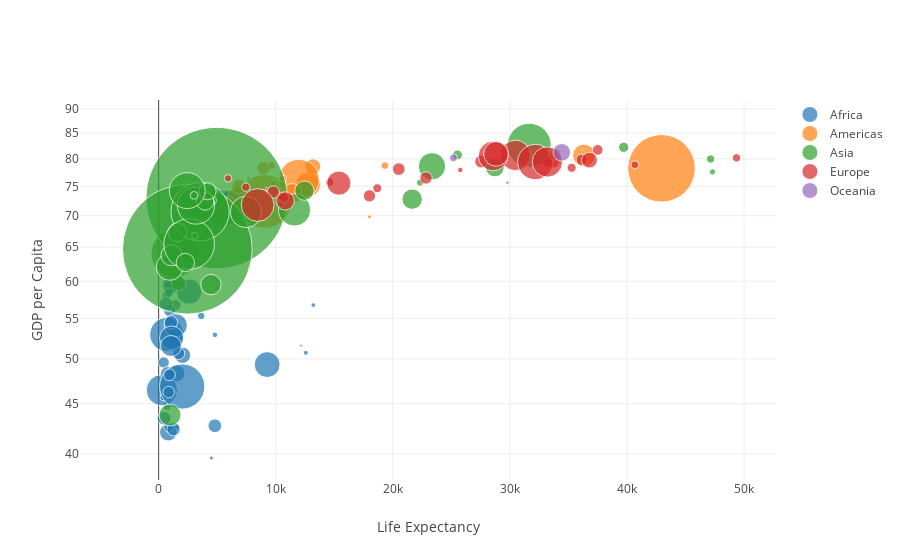

The cell this chart's notebook holds for it:
### Code cell
iplot({
    'data': [
        Scatter(x=df[continent+', x'],
                y=df[continent+', y'],
                text=df[continent+', text'],
                marker=Marker(size=df[continent+', size'], sizemode='area', sizeref=131868,),
                mode='markers',
                name=continent) for continent in ['Africa', 'Americas', 'Asia', 'Europe', 'Oceania']
    ],
    'layout': Layout(xaxis=XAxis(title='Life Expectancy'), yaxis=YAxis(title='GDP per Capita', type='log'))
}, show_link=False)

### Figure 1 — Plotly figure (JSON) as saved in the notebook; plotly's stock layout.template omitted (floating-point values rounded to 4 significant figures)
{"data": [{"marker": {"size": [33333216, 12420476, 8078314, 1639131, 14326203, 8390505, 17696293, 4369038, 10238807, 710960, 64606759, 3800610, 18013409, 496374, 80264543, 551201, 4906585, 76511887, 1454867, 1688359, 22873338, 9947814, 1472041, 35610177, 2012649, 3193942, 6036914, 19167654, 13327079, 12031795, 3270065, 1250882, 33757175, 19951656, 2055080, 12894865, 135031164, 798094, 8860588, 199579, 12267493, 6144562, 9118773, 43997828, 42292929, 1133066, 38139640, 5701579, 10276158, 29170398, 11746035, 12311143], "sizemode": "area", "sizeref": 131868}, "mode": "markers", "name": "Africa", "text": ["Country: Algeria    <br>Life Expectancy: 72.301 years    <br>GDP per capita: 6223.367465 $    <br>Population: 33.333216 million", "Country: Angola    <br>Life Expectancy: 42.731 years    <br>GDP per capita: 4797.231267 $    <br>Population: 12.420476 million", "Country: Benin    <br>Life Expectancy: 56.728 years    <br>GDP per capita: 1441.284873 $    <br>Population: 8.078314 million", "Country: Botswana    <br>Life Expectancy: 50.728 years    <br>GDP per capita: 12569.85177 $    <br>Population: 1.639131 million", "Country: Burkina Faso    <br>Life Expectancy: 52.295 years    <br>GDP per capita: 1217.032994 $    <br>Population: 14.326203 million", "Country: Burundi    <br>Life Expectancy: 49.58 years    <br>GDP per capita: 430.0706916 $    <br>Population: 8.390505 million", "Country: Cameroon    <br>Life Expectancy: 50.43 years    <br>GDP per capita: 2042.09524 $    <br>Population: 17.696293 million", "Country: Central African Republic    <br>Life Expectancy: 44.741 years    <br>GDP per capita: 706.016537 $    <br>Population: 4.369038 million", "Country: Chad    <br>Life Expectancy: 50.651 years    <br>GDP per capita: 1704.063724 $    <br>Population: 10.238807 million", "Country: Comoros    <br>Life Expectancy: 65.152 years    <br>GDP per capita: 986.1478792 $    <br>Population: 0.71096 million", "\"Country: Congo, Dem. Rep.    <br>Life Expectancy: 46.462 years    <br>GDP per capita: 277.5518587 $    <br>Population: 64.606759 million\"", "\"Country: Congo, Rep.    <br>Life Expectancy: 55.322 years    <br>GDP per capita: 3632.557798 $    <br>Population: 3.80061 million\"", "Country: Cote d'Ivoire    <br>Life Expectancy: 48.328 years    <br>GDP per capita: 1544.750112 $    <br>Population: 18.013409 million", "Country: Djibouti    <br>Life Expectancy: 54.791 years    <br>GDP per capita: 2082.481567 $    <br>Population: 0.496374 million", "Country: Egypt    <br>Life Expectancy: 71.338 years    <br>GDP per capita: 5581.180998 $    <br>Population: 80.264543 million", "Country: Equatorial Guinea    <br>Life Expectancy: 51.579 years    <br>GDP per capita: 12154.08975 $    <br>Population: 0.551201 million", "Country: Eritrea    <br>Life Expectancy: 58.04 years    <br>GDP per capita: 641.3695236 $    <br>Population: 4.906585 million", "Country: Ethiopia    <br>Life Expectancy: 52.947 years    <br>GDP per capita: 690.8055759 $    <br>Population: 76.511887 million", "Country: Gabon    <br>Life Expectancy: 56.735 years    <br>GDP per capita: 13206.48452 $    <br>Population: 1.454867 million", "Country: Gambia    <br>Life Expectancy: 59.448 years    <br>GDP per capita: 752.7497265 $    <br>Population: 1.688359 million", "Country: Ghana    <br>Life Expectancy: 60.022 years    <br>GDP per capita: 1327.60891 $    <br>Population: 22.873338 million", "Country: Guinea    <br>Life Expectancy: 56.007 years    <br>GDP per capita: 942.6542111 $    <br>Population: 9.947814 million", "Country: Guinea-Bissau    <br>Life Expectancy: 46.388 years    <br>GDP per capita: 579.231743 $    <br>Population: 1.472041 million", "Country: Kenya    <br>Life Expectancy: 54.11 years    <br>GDP per capita: 1463.249282 $    <br>Population: 35.610177 million", "Country: Lesotho    <br>Life Expectancy: 42.592 years    <br>GDP per capita: 1569.331442 $    <br>Population: 2.012649 million", "Country: Liberia    <br>Life Expectancy: 45.678 years    <br>GDP per capita: 414.5073415 $    <br>Population: 3.193942 million", "Country: Libya    <br>Life Expectancy: 73.952 years    <br>GDP per capita: 12057.49928 $    <br>Population: 6.036914 million", "Country: Madagascar    <br>Life Expectancy: 59.443 years    <br>GDP per capita: 1044.770126 $    <br>Population: 19.167654 million", "Country: Malawi    <br>Life Expectancy: 48.303 years    <br>GDP per capita: 759.3499101 $    <br>Population: 13.327079 million", "Country: Mali    <br>Life Expectancy: 54.467 years    <br>GDP per capita: 1042.581557 $    <br>Population: 12.031795 million", "Country: Mauritania    <br>Life Expectancy: 64.164 years    <br>GDP per capita: 1803.151496 $    <br>Population: 3.270065 million", "Country: Mauritius    <br>Life Expectancy: 72.801 years    <br>GDP per capita: 10956.99112 $    <br>Population: 1.250882 million", "Country: Morocco    <br>Life Expectancy: 71.164 years    <br>GDP per capita: 3820.17523 $    <br>Population: 33.757175 million", "Country: Mozambique    <br>Life Expectancy: 42.082 years    <br>GDP per capita: 823.6856205 $    <br>Population: 19.951656 million", "Country: Namibia    <br>Life Expectancy: 52.906 years    <br>GDP per capita: 4811.060429 $    <br>Population: 2.05508 million", "Country: Niger    <br>Life Expectancy: 56.867 years    <br>GDP per capita: 619.6768924 $    <br>Population: 12.894865 million", "Country: Nigeria    <br>Life Expectancy: 46.859 years    <br>GDP per capita: 2013.977305 $    <br>Population: 135.031164 million", "Country: Reunion    <br>Life Expectancy: 76.442 years    <br>GDP per capita: 7670.122558 $    <br>Population: 0.798094 million", "Country: Rwanda    <br>Life Expectancy: 46.242 years    <br>GDP per capita: 863.0884639 $    <br>Population: 8.860588 million", "Country: Sao Tome and Principe    <br>Life Expectancy: 65.528 years    <br>GDP per capita: 1598.435089 $    <br>Population: 0.199579 million", "Country: Senegal    <br>Life Expectancy: 63.062 years    <br>GDP per capita: 1712.472136 $    <br>Population: 12.267493 million", "Country: Sierra Leone    <br>Life Expectancy: 42.568 years    <br>GDP per capita: 862.5407561 $    <br>Population: 6.144562 million", "Country: Somalia    <br>Life Expectancy: 48.159 years    <br>GDP per capita: 926.1410683 $    <br>Population: 9.118773 million", "Country: South Africa    <br>Life Expectancy: 49.339 years    <br>GDP per capita: 9269.657808 $    <br>Population: 43.997828 million", "Country: Sudan    <br>Life Expectancy: 58.556 years    <br>GDP per capita: 2602.394995 $    <br>Population: 42.292929 million", "Country: Swaziland    <br>Life Expectancy: 39.613 years    <br>GDP per capita: 4513.480643 $    <br>Population: 1.133066 million", "Country: Tanzania    <br>Life Expectancy: 52.517 years    <br>GDP per capita: 1107.482182 $    <br>Population: 38.13964 million", "Country: Togo    <br>Life Expectancy: 58.42 years    <br>GDP per capita: 882.9699438 $    <br>Population: 5.701579 million", "Country: Tunisia    <br>Life Expectancy: 73.923 years    <br>GDP per capita: 7092.923025 $    <br>Population: 10.276158 million", "Country: Uganda    <br>Life Expectancy: 51.542 years    <br>GDP per capita: 1056.380121 $    <br>Population: 29.170398 million", "Country: Zambia    <br>Life Expectancy: 42.384 years    <br>GDP per capita: 1271.211593 $    <br>Population: 11.746035 million", "Country: Zimbabwe    <br>Life Expectancy: 43.487 years    <br>GDP per capita: 469.7092981 $    <br>Population: 12.311143 million"], "type": "scatter", "x": [6223.0, 4797.0, 1441.0, 12570.0, 1217.0, 430.1, 2042.0, 706.0, 1704.0, 986.1, 277.6, 3633.0, 1545.0, 2082.0, 5581.0, 12150.0, 641.4, 690.8, 13210.0, 752.7, 1328.0, 942.7, 579.2, 1463.0, 1569.0, 414.5, 12060.0, 1045.0, 759.3, 1043.0, 1803.0, 10960.0, 3820.0, 823.7, 4811.0, 619.7, 2014.0, 7670.0, 863.1, 1598.0, 1712.0, 862.5, 926.1, 9270.0, 2602.0, 4513.0, 1107.0, 883.0, 7093.0, 1056.0, 1271.0, 469.7], "y": [72.3, 42.73, 56.73, 50.73, 52.3, 49.58, 50.43, 44.74, 50.65, 65.15, 46.46, 55.32, 48.33, 54.79, 71.34, 51.58, 58.04, 52.95, 56.73, 59.45, 60.02, 56.01, 46.39, 54.11, 42.59, 45.68, 73.95, 59.44, 48.3, 54.47, 64.16, 72.8, 71.16, 42.08, 52.91, 56.87, 46.86, 76.44, 46.24, 65.53, 63.06, 42.57, 48.16, 49.34, 58.56, 39.61, 52.52, 58.42, 73.92, 51.54, 42.38, 43.49]}, {"marker": {"size": [40301927, 9119152, 190010647, 33390141, 16284741, 44227550, 4133884, 11416987, 9319622, 13755680, 6939688, 12572928, 8502814, 7483763, 2780132, 108700891, 5675356, 3242173, 6667147, 28674757, 3942491, 1056608, 301139947, 3447496, 26084662, null, null, null, null, null, null, null, null, null, null, null, null, null, null, null, null, null, null, null, null, null, null, null, null, null, null, null], "sizemode": "area", "sizeref": 131868}, "mode": "markers", "name": "Americas", "text": ["Country: Argentina    <br>Life Expectancy: 75.32 years    <br>GDP per capita: 12779.37964 $    <br>Population: 40.301927 million", "Country: Bolivia    <br>Life Expectancy: 65.554 years    <br>GDP per capita: 3822.137084 $    <br>Population: 9.119152 million", "Country: Brazil    <br>Life Expectancy: 72.39 years    <br>GDP per capita: 9065.800825 $    <br>Population: 190.010647 million", "Country: Canada    <br>Life Expectancy: 80.653 years    <br>GDP per capita: 36319.23501 $    <br>Population: 33.390141 million", "Country: Chile    <br>Life Expectancy: 78.553 years    <br>GDP per capita: 13171.63885 $    <br>Population: 16.284741 million", "Country: Colombia    <br>Life Expectancy: 72.889 years    <br>GDP per capita: 7006.580419 $    <br>Population: 44.22755 million", "Country: Costa Rica    <br>Life Expectancy: 78.782 years    <br>GDP per capita: 9645.06142 $    <br>Population: 4.133884 million", "Country: Cuba    <br>Life Expectancy: 78.273 years    <br>GDP per capita: 8948.102923 $    <br>Population: 11.416987 million", "Country: Dominican Republic    <br>Life Expectancy: 72.235 years    <br>GDP per capita: 6025.374752 $    <br>Population: 9.319622 million", "Country: Ecuador    <br>Life Expectancy: 74.994 years    <br>GDP per capita: 6873.262326 $    <br>Population: 13.75568 million", "Country: El Salvador    <br>Life Expectancy: 71.878 years    <br>GDP per capita: 5728.353514 $    <br>Population: 6.939688 million", "Country: Guatemala    <br>Life Expectancy: 70.259 years    <br>GDP per capita: 5186.050003 $    <br>Population: 12.572928 million", "Country: Haiti    <br>Life Expectancy: 60.916 years    <br>GDP per capita: 1201.637154 $    <br>Population: 8.502814 million", "Country: Honduras    <br>Life Expectancy: 70.198 years    <br>GDP per capita: 3548.330846 $    <br>Population: 7.483763 million", "Country: Jamaica    <br>Life Expectancy: 72.567 years    <br>GDP per capita: 7320.880262 $    <br>Population: 2.780132 million", "Country: Mexico    <br>Life Expectancy: 76.195 years    <br>GDP per capita: 11977.57496 $    <br>Population: 108.700891 million", "Country: Nicaragua    <br>Life Expectancy: 72.899 years    <br>GDP per capita: 2749.320965 $    <br>Population: 5.675356 million", "Country: Panama    <br>Life Expectancy: 75.537 years    <br>GDP per capita: 9809.185636 $    <br>Population: 3.242173 million", "Country: Paraguay    <br>Life Expectancy: 71.752 years    <br>GDP per capita: 4172.838464 $    <br>Population: 6.667147 million", "Country: Peru    <br>Life Expectancy: 71.421 years    <br>GDP per capita: 7408.905561 $    <br>Population: 28.674757 million", "Country: Puerto Rico    <br>Life Expectancy: 78.746 years    <br>GDP per capita: 19328.70901 $    <br>Population: 3.942491 million", "Country: Trinidad and Tobago    <br>Life Expectancy: 69.819 years    <br>GDP per capita: 18008.50924 $    <br>Population: 1.056608 million", "Country: United States    <br>Life Expectancy: 78.242 years    <br>GDP per capita: 42951.65309 $    <br>Population: 301.139947 million", "Country: Uruguay    <br>Life Expectancy: 76.384 years    <br>GDP per capita: 10611.46299 $    <br>Population: 3.447496 million", "Country: Venezuela    <br>Life Expectancy: 73.747 years    <br>GDP per capita: 11415.80569 $    <br>Population: 26.084662 million", null, null, null, null, null, null, null, null, null, null, null, null, null, null, null, null, null, null, null, null, null, null, null, null, null, null, null], "type": "scatter", "x": [12780.0, 3822.0, 9066.0, 36320.0, 13170.0, 7007.0, 9645.0, 8948.0, 6025.0, 6873.0, 5728.0, 5186.0, 1202.0, 3548.0, 7321.0, 11980.0, 2749.0, 9809.0, 4173.0, 7409.0, 19330.0, 18010.0, 42950.0, 10610.0, 11420.0, null, null, null, null, null, null, null, null, null, null, null, null, null, null, null, null, null, null, null, null, null, null, null, null, null, null, null], "y": [75.32, 65.55, 72.39, 80.65, 78.55, 72.89, 78.78, 78.27, 72.23, 74.99, 71.88, 70.26, 60.92, 70.2, 72.57, 76.19, 72.9, 75.54, 71.75, 71.42, 78.75, 69.82, 78.24, 76.38, 73.75, null, null, null, null, null, null, null, null, null, null, null, null, null, null, null, null, null, null, null, null, null, null, null, null, null, null, null]}, {"marker": {"size": [31889923, 708573, 150448339, 14131858, 1318683096, 6980412, 1110396331, 223547000, 69453570, 27499638, 6426679, 127467972, 6053193, 23301725, 49044790, 2505559, 3921278, 24821286, 2874127, 47761980, 28901790, 3204897, 169270617, 91077287, 27601038, 4553009, 20378239, 19314747, 23174294, 65068149, 85262356, 4018332, 22211743, null, null, null, null, null, null, null, null, null, null, null, null, null, null, null, null, null, null, null], "sizemode": "area", "sizeref": 131868}, "mode": "markers", "name": "Asia", "text": ["Country: Afghanistan    <br>Life Expectancy: 43.828 years    <br>GDP per capita: 974.5803384 $    <br>Population: 31.889923 million", "Country: Bahrain    <br>Life Expectancy: 75.635 years    <br>GDP per capita: 29796.04834 $    <br>Population: 0.708573 million", "Country: Bangladesh    <br>Life Expectancy: 64.062 years    <br>GDP per capita: 1391.253792 $    <br>Population: 150.448339 million", "Country: Cambodia    <br>Life Expectancy: 59.723 years    <br>GDP per capita: 1713.778686 $    <br>Population: 14.131858 million", "Country: China    <br>Life Expectancy: 72.961 years    <br>GDP per capita: 4959.114854 $    <br>Population: 1318.683096 million", "\"Country: Hong Kong, China    <br>Life Expectancy: 82.208 years    <br>GDP per capita: 39724.97867 $    <br>Population: 6.980412 million\"", "Country: India    <br>Life Expectancy: 64.698 years    <br>GDP per capita: 2452.210407 $    <br>Population: 1110.396331 million", "Country: Indonesia    <br>Life Expectancy: 70.65 years    <br>GDP per capita: 3540.651564 $    <br>Population: 223.547 million", "Country: Iran    <br>Life Expectancy: 70.964 years    <br>GDP per capita: 11605.71449 $    <br>Population: 69.45357 million", "Country: Iraq    <br>Life Expectancy: 59.545 years    <br>GDP per capita: 4471.061906 $    <br>Population: 27.499638 million", "Country: Israel    <br>Life Expectancy: 80.745 years    <br>GDP per capita: 25523.2771 $    <br>Population: 6.426679 million", "Country: Japan    <br>Life Expectancy: 82.603 years    <br>GDP per capita: 31656.06806 $    <br>Population: 127.467972 million", "Country: Jordan    <br>Life Expectancy: 72.535 years    <br>GDP per capita: 4519.461171 $    <br>Population: 6.053193 million", "\"Country: Korea, Dem. Rep.    <br>Life Expectancy: 67.297 years    <br>GDP per capita: 1593.06548 $    <br>Population: 23.301725 million\"", "\"Country: Korea, Rep.    <br>Life Expectancy: 78.623 years    <br>GDP per capita: 23348.13973 $    <br>Population: 49.04479 million\"", "Country: Kuwait    <br>Life Expectancy: 77.588 years    <br>GDP per capita: 47306.98978 $    <br>Population: 2.505559 million", "Country: Lebanon    <br>Life Expectancy: 71.993 years    <br>GDP per capita: 10461.05868 $    <br>Population: 3.921278 million", "Country: Malaysia    <br>Life Expectancy: 74.241 years    <br>GDP per capita: 12451.6558 $    <br>Population: 24.821286 million", "Country: Mongolia    <br>Life Expectancy: 66.803 years    <br>GDP per capita: 3095.772271 $    <br>Population: 2.874127 million", "Country: Myanmar    <br>Life Expectancy: 62.069 years    <br>GDP per capita: 944.0 $    <br>Population: 47.76198 million", "Country: Nepal    <br>Life Expectancy: 63.785 years    <br>GDP per capita: 1091.359778 $    <br>Population: 28.90179 million", "Country: Oman    <br>Life Expectancy: 75.64 years    <br>GDP per capita: 22316.19287 $    <br>Population: 3.204897 million", "Country: Pakistan    <br>Life Expectancy: 65.483 years    <br>GDP per capita: 2605.94758 $    <br>Population: 169.270617 million", "Country: Philippines    <br>Life Expectancy: 71.688 years    <br>GDP per capita: 3190.481016 $    <br>Population: 91.077287 million", "Country: Saudi Arabia    <br>Life Expectancy: 72.777 years    <br>GDP per capita: 21654.83194 $    <br>Population: 27.601038 million", "Country: Singapore    <br>Life Expectancy: 79.972 years    <br>GDP per capita: 47143.17964 $    <br>Population: 4.553009 million", "Country: Sri Lanka    <br>Life Expectancy: 72.396 years    <br>GDP per capita: 3970.095407 $    <br>Population: 20.378239 million", "Country: Syria    <br>Life Expectancy: 74.143 years    <br>GDP per capita: 4184.548089 $    <br>Population: 19.314747 million", "Country: Taiwan    <br>Life Expectancy: 78.4 years    <br>GDP per capita: 28718.27684 $    <br>Population: 23.174294 million", "Country: Thailand    <br>Life Expectancy: 70.616 years    <br>GDP per capita: 7458.396327 $    <br>Population: 65.068149 million", "Country: Vietnam    <br>Life Expectancy: 74.249 years    <br>GDP per capita: 2441.576404 $    <br>Population: 85.262356 million", "Country: West Bank and Gaza    <br>Life Expectancy: 73.422 years    <br>GDP per capita: 3025.349798 $    <br>Population: 4.018332 million", "\"Country: Yemen, Rep.    <br>Life Expectancy: 62.698 years    <br>GDP per capita: 2280.769906 $    <br>Population: 22.211743 million\"", null, null, null, null, null, null, null, null, null, null, null, null, null, null, null, null, null, null, null], "type": "scatter", "x": [974.6, 29800.0, 1391.0, 1714.0, 4959.0, 39720.0, 2452.0, 3541.0, 11610.0, 4471.0, 25520.0, 31660.0, 4519.0, 1593.0, 23350.0, 47310.0, 10460.0, 12450.0, 3096.0, 944, 1091.0, 22320.0, 2606.0, 3190.0, 21650.0, 47140.0, 3970.0, 4185.0, 28720.0, 7458.0, 2442.0, 3025.0, 2281.0, null, null, null, null, null, null, null, null, null, null, null, null, null, null, null, null, null, null, null], "y": [43.83, 75.64, 64.06, 59.72, 72.96, 82.21, 64.7, 70.65, 70.96, 59.55, 80.75, 82.6, 72.53, 67.3, 78.62, 77.59, 71.99, 74.24, 66.8, 62.07, 63.78, 75.64, 65.48, 71.69, 72.78, 79.97, 72.4, 74.14, 78.4, 70.62, 74.25, 73.42, 62.7, null, null, null, null, null, null, null, null, null, null, null, null, null, null, null, null, null, null, null]}, {"marker": {"size": [3600523, 8199783, 10392226, 4552198, 7322858, 4493312, 10228744, 5468120, 5238460, 61083916, 82400996, 10706290, 9956108, 301931, 4109086, 58147733, 684736, 16570613, 4627926, 38518241, 10642836, 22276056, 10150265, 5447502, 2009245, 40448191, 9031088, 7554661, 71158647, 60776238, null, null, null, null, null, null, null, null, null, null, null, null, null, null, null, null, null, null, null, null, null, null], "sizemode": "area", "sizeref": 131868}, "mode": "markers", "name": "Europe", "text": ["Country: Albania    <br>Life Expectancy: 76.423 years    <br>GDP per capita: 5937.029526 $    <br>Population: 3.600523 million", "Country: Austria    <br>Life Expectancy: 79.829 years    <br>GDP per capita: 36126.4927 $    <br>Population: 8.199783 million", "Country: Belgium    <br>Life Expectancy: 79.441 years    <br>GDP per capita: 33692.60508 $    <br>Population: 10.392226 million", "Country: Bosnia and Herzegovina    <br>Life Expectancy: 74.852 years    <br>GDP per capita: 7446.298803 $    <br>Population: 4.552198 million", "Country: Bulgaria    <br>Life Expectancy: 73.005 years    <br>GDP per capita: 10680.79282 $    <br>Population: 7.322858 million", "Country: Croatia    <br>Life Expectancy: 75.748 years    <br>GDP per capita: 14619.22272 $    <br>Population: 4.493312 million", "Country: Czech Republic    <br>Life Expectancy: 76.486 years    <br>GDP per capita: 22833.30851 $    <br>Population: 10.228744 million", "Country: Denmark    <br>Life Expectancy: 78.332 years    <br>GDP per capita: 35278.41874 $    <br>Population: 5.46812 million", "Country: Finland    <br>Life Expectancy: 79.313 years    <br>GDP per capita: 33207.0844 $    <br>Population: 5.23846 million", "Country: France    <br>Life Expectancy: 80.657 years    <br>GDP per capita: 30470.0167 $    <br>Population: 61.083916 million", "Country: Germany    <br>Life Expectancy: 79.406 years    <br>GDP per capita: 32170.37442 $    <br>Population: 82.400996 million", "Country: Greece    <br>Life Expectancy: 79.483 years    <br>GDP per capita: 27538.41188 $    <br>Population: 10.70629 million", "Country: Hungary    <br>Life Expectancy: 73.338 years    <br>GDP per capita: 18008.94444 $    <br>Population: 9.956108 million", "Country: Iceland    <br>Life Expectancy: 81.757 years    <br>GDP per capita: 36180.78919 $    <br>Population: 0.301931 million", "Country: Ireland    <br>Life Expectancy: 78.885 years    <br>GDP per capita: 40675.99635 $    <br>Population: 4.109086 million", "Country: Italy    <br>Life Expectancy: 80.546 years    <br>GDP per capita: 28569.7197 $    <br>Population: 58.147733 million", "Country: Montenegro    <br>Life Expectancy: 74.543 years    <br>GDP per capita: 9253.896111 $    <br>Population: 0.684736 million", "Country: Netherlands    <br>Life Expectancy: 79.762 years    <br>GDP per capita: 36797.93332 $    <br>Population: 16.570613 million", "Country: Norway    <br>Life Expectancy: 80.196 years    <br>GDP per capita: 49357.19017 $    <br>Population: 4.627926 million", "Country: Poland    <br>Life Expectancy: 75.563 years    <br>GDP per capita: 15389.92468 $    <br>Population: 38.518241 million", "Country: Portugal    <br>Life Expectancy: 78.098 years    <br>GDP per capita: 20509.64777 $    <br>Population: 10.642836 million", "Country: Romania    <br>Life Expectancy: 72.476 years    <br>GDP per capita: 10808.47561 $    <br>Population: 22.276056 million", "Country: Serbia    <br>Life Expectancy: 74.002 years    <br>GDP per capita: 9786.534714 $    <br>Population: 10.150265 million", "Country: Slovak Republic    <br>Life Expectancy: 74.663 years    <br>GDP per capita: 18678.31435 $    <br>Population: 5.447502 million", "Country: Slovenia    <br>Life Expectancy: 77.926 years    <br>GDP per capita: 25768.25759 $    <br>Population: 2.009245 million", "Country: Spain    <br>Life Expectancy: 80.941 years    <br>GDP per capita: 28821.0637 $    <br>Population: 40.448191 million", "Country: Sweden    <br>Life Expectancy: 80.884 years    <br>GDP per capita: 33859.74835 $    <br>Population: 9.031088 million", "Country: Switzerland    <br>Life Expectancy: 81.701 years    <br>GDP per capita: 37506.41907 $    <br>Population: 7.554661 million", "Country: Turkey    <br>Life Expectancy: 71.777 years    <br>GDP per capita: 8458.276384 $    <br>Population: 71.158647 million", "Country: United Kingdom    <br>Life Expectancy: 79.425 years    <br>GDP per capita: 33203.26128 $    <br>Population: 60.776238 million", null, null, null, null, null, null, null, null, null, null, null, null, null, null, null, null, null, null, null, null, null, null], "type": "scatter", "x": [5937.0, 36130.0, 33690.0, 7446.0, 10680.0, 14620.0, 22830.0, 35280.0, 33210.0, 30470.0, 32170.0, 27540.0, 18010.0, 36180.0, 40680.0, 28570.0, 9254.0, 36800.0, 49360.0, 15390.0, 20510.0, 10810.0, 9787.0, 18680.0, 25770.0, 28820.0, 33860.0, 37510.0, 8458.0, 33200.0, null, null, null, null, null, null, null, null, null, null, null, null, null, null, null, null, null, null, null, null, null, null], "y": [76.42, 79.83, 79.44, 74.85, 73.0, 75.75, 76.49, 78.33, 79.31, 80.66, 79.41, 79.48, 73.34, 81.76, 78.89, 80.55, 74.54, 79.76, 80.2, 75.56, 78.1, 72.48, 74.0, 74.66, 77.93, 80.94, 80.88, 81.7, 71.78, 79.42, null, null, null, null, null, null, null, null, null, null, null, null, null, null, null, null, null, null, null, null, null, null]}, {"marker": {"size": [20434176, 4115771, null, null, null, null, null, null, null, null, null, null, null, null, null, null, null, null, null, null, null, null, null, null, null, null, null, null, null, null, null, null, null, null, null, null, null, null, null, null, null, null, null, null, null, null, null, null, null, null, null, null], "sizemode": "area", "sizeref": 131868}, "mode": "markers", "name": "Oceania", "text": ["Country: Australia    <br>Life Expectancy: 81.235 years    <br>GDP per capita: 34435.36744 $    <br>Population: 20.434176 million", "Country: New Zealand    <br>Life Expectancy: 80.204 years    <br>GDP per capita: 25185.00911 $    <br>Population: 4.115771 million", null, null, null, null, null, null, null, null, null, null, null, null, null, null, null, null, null, null, null, null, null, null, null, null, null, null, null, null, null, null, null, null, null, null, null, null, null, null, null, null, null, null, null, null, null, null, null, null, null, null], "type": "scatter", "x": [34440.0, 25190.0, null, null, null, null, null, null, null, null, null, null, null, null, null, null, null, null, null, null, null, null, null, null, null, null, null, null, null, null, null, null, null, null, null, null, null, null, null, null, null, null, null, null, null, null, null, null, null, null, null, null], "y": [81.23, 80.2, null, null, null, null, null, null, null, null, null, null, null, null, null, null, null, null, null, null, null, null, null, null, null, null, null, null, null, null, null, null, null, null, null, null, null, null, null, null, null, null, null, null, null, null, null, null, null, null, null, null]}], "layout": {"xaxis": {"title": "Life Expectancy"}, "yaxis": {"title": "GDP per Capita", "type": "log"}}}
